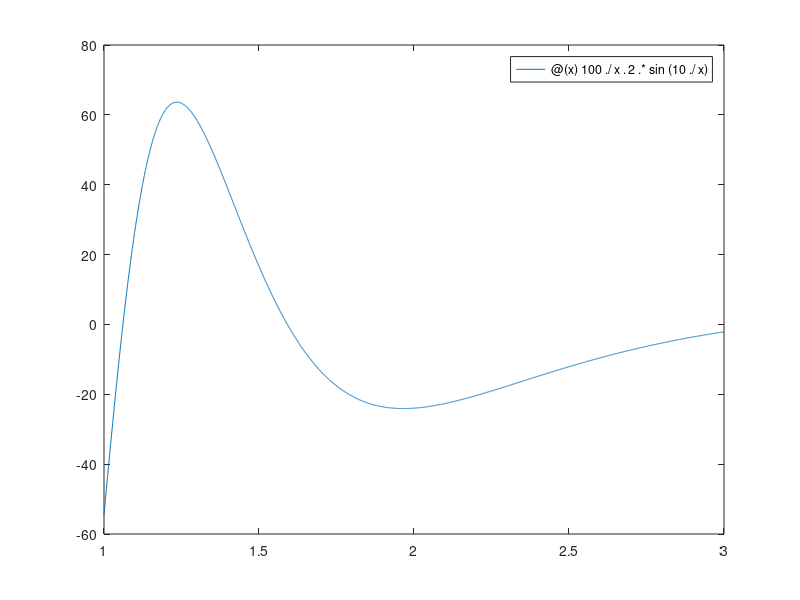

The MATLAB script that drew this image:
addpath(pwd)

a = 1;
b = 3;
epsilon = 0.0001;
real_value = -1.4260247818;
f = @(x) 100./x.^2.*sin(10./x);
fplot(f, [a, b]);

function y = adquad(a, b, f, epsilon)
  y1 = simpson(a, b, f);
  y2 = simpson(a, (a+b)/2, f) + simpson((a+b)/2, b, f);
  
  if abs(y1 -y2) < 15 *epsilon
    y =y2;
    return;
  else
    y = adquad(a, (a+b)/2, f, epsilon/2) + adquad((a+b)/2, b, f, epsilon/2);
  end
end

function y = simpson(a, b, f)
  y = (b-a)/6 * (f(a) + f(b) + 4 * f(a + (b-a)/2));
end

function y = repeatedSimpson(a, b, f, n)
  h = (b-a)/n;
  xi = a:h:b;
  y = h/3 * (f(xi(1)) + 2*sum(f(xi(3:2:end-2))) + 4*sum(f(xi(2:2:end))) + f(xi(end)));
end


val_adquad = adquad(a, b, f, epsilon);
val_simpson1 = repeatedSimpson(a, b, f, 50);
val_simpson2 = repeatedSimpson(a, b, f, 100);

printf("Error adquad: %.20d\n", abs(val_adquad - real_value));
printf("Error with n = 50: %.20d\n", abs(val_simpson1 - real_value));
printf("Error with n = 100: %.20d\n", abs(val_simpson2 - real_value));
